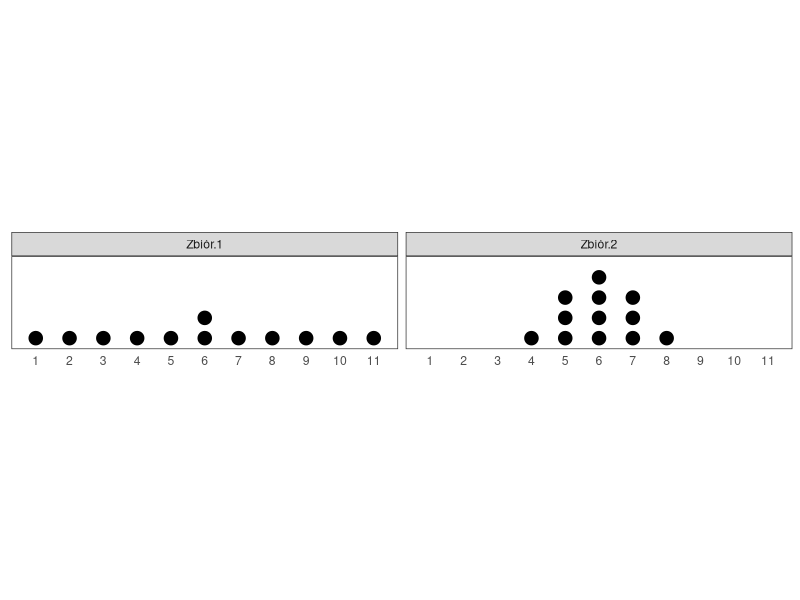

R code for this plot: (Note: this script raises an error after producing the figure.)

#### LIBRARIES #####################################################################################

library(tidyverse)

#### PLOTS #########################################################################################

df_points <- data.frame('Zbiór 1' = c(1:5, 6, 6, 7:11),
                        'Zbiór 2' = c(4, 5, 5, 5, 6, 6, 6, 6, 7, 7, 7, 8))

df_reshaped <- df_points %>% gather('subset', 'numbers')

ggplot(df_reshaped, aes(numbers)) + 
  geom_dotplot(binwidth = 0.4, stackratio = 1.5, color = 'black') +
  facet_grid(~subset) +
  coord_fixed(ratio=2.5) +
  theme_bw() +
  scale_x_continuous(breaks = seq(1,12,1)) +
  theme(axis.text.y = element_blank(),
        axis.title.y = element_blank(),
        axis.ticks.y = element_blank(),
        line = element_blank(),
        title = element_blank()
  ) +
  ggsave('images/012_variablility.png', width = 200, height = 30, units = 'mm')


       